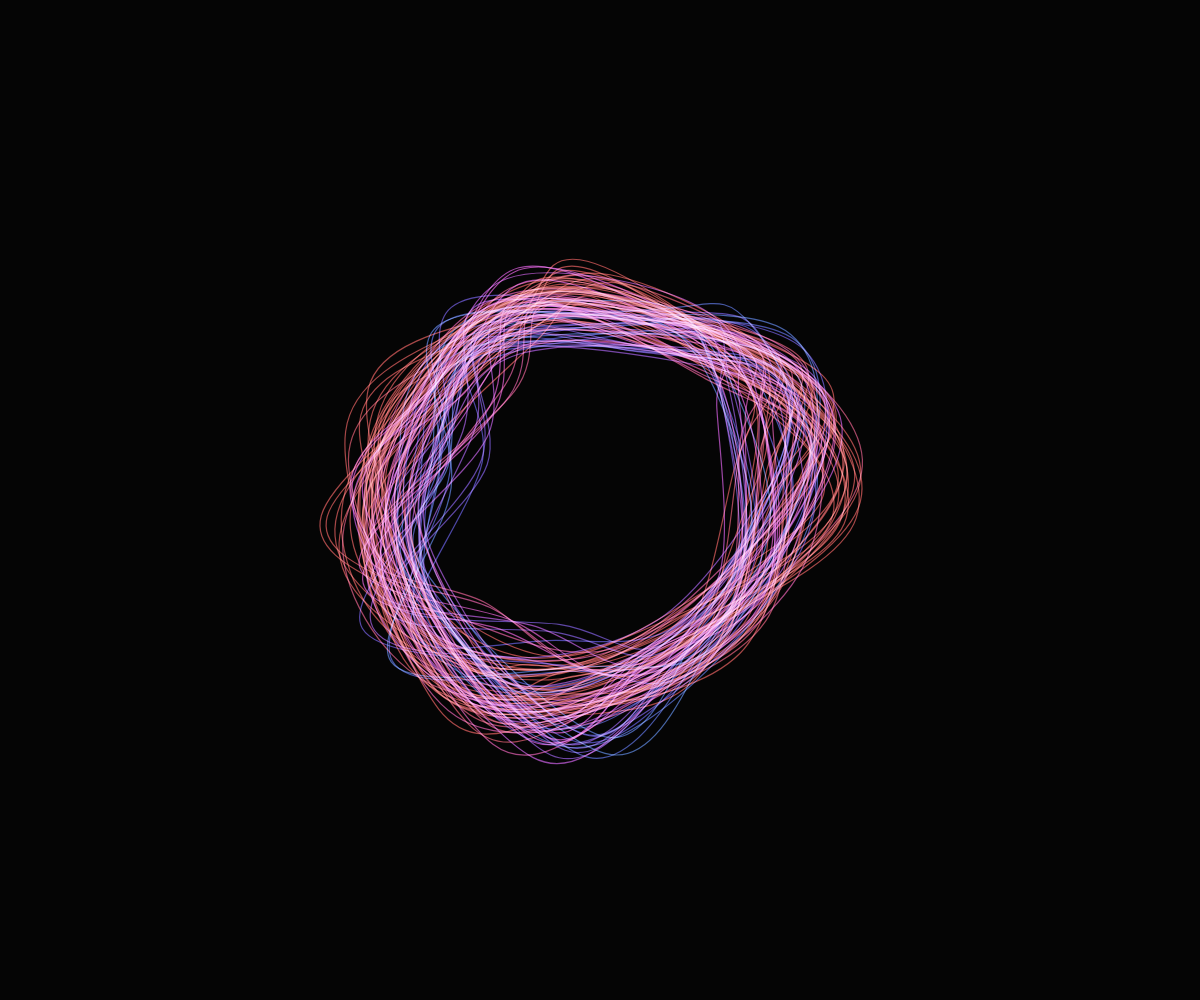
Frame 1 (no input)
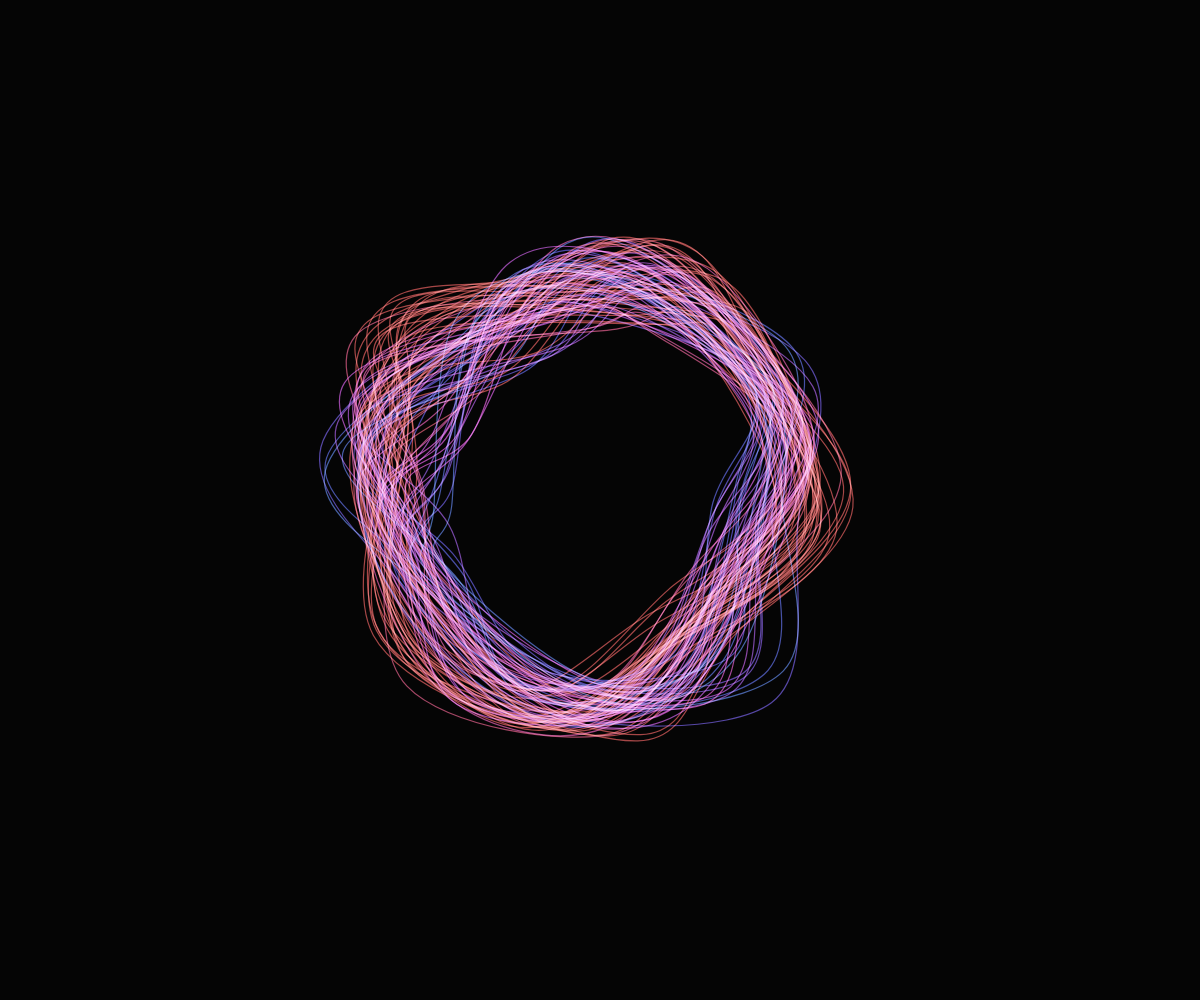
Frame 60 (no input)
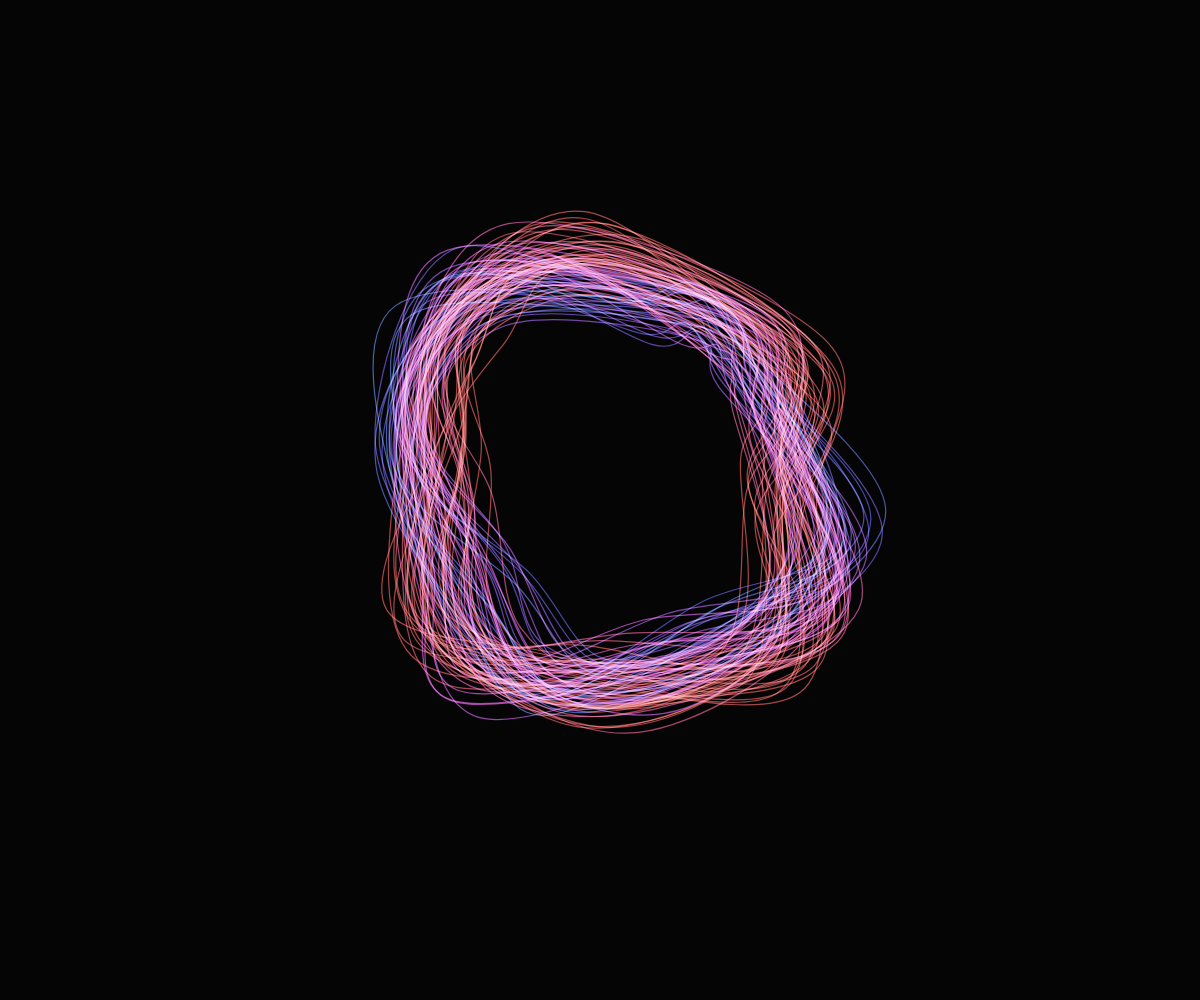
Frame 120 (the mouse pressed at the canvas centre since frame 60)

The p5.js sketch that drew these frames (run headless with seeded random() and noise() and a simulated clock; from frame 60 on, the mouse is pressed at the canvas centre):

// p5.js sketch
// ── sketch.js
const vertexNum = 8;

let centerX;
let centerY;
const lineNum = 100;

const radiusSet = [];
const noiseOffsetSet = [];

const xOffsetSet = [];
const yOffsetSet = [];

const updateNoiseOffset = () => {
  for (let i = 0; i < vertexNum; i++) {
    xOffsetSet[i] += 0.035;
    yOffsetSet[i] += 0.035;
  }
};

function setup() {
  createCanvas(windowWidth, windowHeight);
  noFill();

  centerX = width / 2;
  centerY = height / 2;

  strokeWeight(1.2);
  colorMode(HSB);

  for (let i = 0; i < vertexNum; i++) {
    xOffsetSet[i] = random(-100, 100);
    yOffsetSet[i] = random(-100, 100);
  }

  for (let i = 0; i < lineNum; i++) {
    radiusSet[i] = 200 + random(-24, 24);
    noiseOffsetSet[i] = random(-0.6, 0.6);
  }
}

function draw() {
  blendMode(BLEND);
  background(2);
  blendMode(SCREEN);

  const angle = radians(360 / vertexNum);
  for (let radiusIndex = 0; radiusIndex < lineNum; radiusIndex++) {
    const radius = radiusSet[radiusIndex];
    const noiseOffset = noiseOffsetSet[radiusIndex];
    const xPositionSet = new Array(vertexNum);
    const yPositionSet = new Array(vertexNum);

    for (let i = 0; i < vertexNum; i++) {
      xPositionSet[i] =
        cos(0.01 * radiusIndex + angle * i) * radius +
        (noise(xOffsetSet[i] + noiseOffset) - 0.5) * 200;
      yPositionSet[i] =
        sin(0.01 * radiusIndex + angle * i) * radius +
        (noise(yOffsetSet[i] + noiseOffset) - 0.5) * 200;
    }

    stroke(220 + radiusIndex * 2, 60, 80, 0.8);

    beginShape();
    curveVertex(
      xPositionSet[vertexNum - 1] + centerX,
      yPositionSet[vertexNum - 1] + centerY
    );

    for (let i = 0; i < vertexNum; i++) {
      curveVertex(xPositionSet[i] + centerX, yPositionSet[i] + centerY);
    }

    curveVertex(xPositionSet[0] + centerX, yPositionSet[0] + centerY);
    curveVertex(xPositionSet[1] + centerX, yPositionSet[1] + centerY);
    endShape();
  }

  updateNoiseOffset();
}
